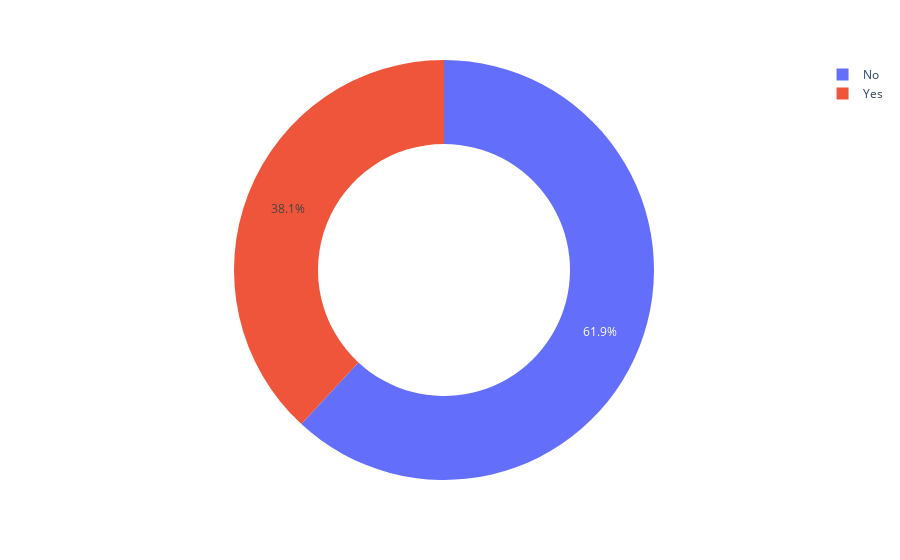

The cell this chart's notebook holds for it:
### Code cell
count = tips['smoker'].value_counts()
px.pie(count, names=count.index, 
       values=count.values, hole=.6,)

### Figure 1 — Plotly figure (JSON) as saved in the notebook; plotly's stock layout.template omitted (floating-point values rounded to 4 significant figures)
{"data": [{"domain": {"x": [0, 1], "y": [0, 1]}, "hole": 0.6, "hovertemplate": "smoker=%{label}<br>value=%{value}<extra></extra>", "labels": ["No", "Yes"], "legendgroup": "", "name": "", "showlegend": true, "type": "pie", "values": [151, 93]}], "layout": {"legend": {"tracegroupgap": 0}, "margin": {"t": 60}}}
